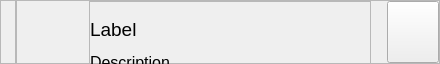
<?xml version="1.0" encoding="UTF-8"?>
<ui version="4.0">
 <class>ToastNotification</class>
 <widget class="QWidget" name="ToastNotification">
  <property name="geometry">
   <rect>
    <x>0</x>
    <y>0</y>
    <width>440</width>
    <height>64</height>
   </rect>
  </property>
  <property name="minimumSize">
   <size>
    <width>0</width>
    <height>64</height>
   </size>
  </property>
  <property name="windowTitle">
   <string>Form</string>
  </property>
  <property name="styleSheet">
   <string notr="true"/>
  </property>
  <layout class="QHBoxLayout" name="horizontalLayout">
   <property name="spacing">
    <number>0</number>
   </property>
   <property name="leftMargin">
    <number>0</number>
   </property>
   <property name="topMargin">
    <number>0</number>
   </property>
   <property name="rightMargin">
    <number>0</number>
   </property>
   <property name="bottomMargin">
    <number>0</number>
   </property>
   <item>
    <widget class="QFrame" name="notify_type_line_frame">
     <property name="minimumSize">
      <size>
       <width>16</width>
       <height>0</height>
      </size>
     </property>
     <property name="maximumSize">
      <size>
       <width>16</width>
       <height>16777215</height>
      </size>
     </property>
     <property name="frameShape">
      <enum>QFrame::StyledPanel</enum>
     </property>
     <property name="frameShadow">
      <enum>QFrame::Raised</enum>
     </property>
    </widget>
   </item>
   <item>
    <widget class="QFrame" name="notification_container">
     <property name="frameShape">
      <enum>QFrame::StyledPanel</enum>
     </property>
     <property name="frameShadow">
      <enum>QFrame::Raised</enum>
     </property>
     <layout class="QHBoxLayout" name="horizontalLayout_2">
      <property name="spacing">
       <number>16</number>
      </property>
      <property name="leftMargin">
       <number>0</number>
      </property>
      <property name="topMargin">
       <number>0</number>
      </property>
      <property name="rightMargin">
       <number>0</number>
      </property>
      <property name="bottomMargin">
       <number>0</number>
      </property>
      <item>
       <widget class="QLabel" name="icon_label">
        <property name="minimumSize">
         <size>
          <width>56</width>
          <height>0</height>
         </size>
        </property>
        <property name="maximumSize">
         <size>
          <width>56</width>
          <height>16777215</height>
         </size>
        </property>
        <property name="text">
         <string/>
        </property>
        <property name="alignment">
         <set>Qt::AlignCenter</set>
        </property>
       </widget>
      </item>
      <item>
       <widget class="QFrame" name="texts_frame">
        <property name="sizePolicy">
         <sizepolicy hsizetype="Expanding" vsizetype="Expanding">
          <horstretch>0</horstretch>
          <verstretch>0</verstretch>
         </sizepolicy>
        </property>
        <property name="frameShape">
         <enum>QFrame::StyledPanel</enum>
        </property>
        <property name="frameShadow">
         <enum>QFrame::Raised</enum>
        </property>
        <layout class="QVBoxLayout" name="verticalLayout">
         <property name="spacing">
          <number>12</number>
         </property>
         <property name="sizeConstraint">
          <enum>QLayout::SetFixedSize</enum>
         </property>
         <property name="leftMargin">
          <number>0</number>
         </property>
         <property name="topMargin">
          <number>16</number>
         </property>
         <property name="rightMargin">
          <number>0</number>
         </property>
         <property name="bottomMargin">
          <number>16</number>
         </property>
         <item>
          <widget class="QLabel" name="label">
           <property name="sizePolicy">
            <sizepolicy hsizetype="Expanding" vsizetype="Expanding">
             <horstretch>0</horstretch>
             <verstretch>0</verstretch>
            </sizepolicy>
           </property>
           <property name="minimumSize">
            <size>
             <width>280</width>
             <height>0</height>
            </size>
           </property>
           <property name="maximumSize">
            <size>
             <width>280</width>
             <height>16777215</height>
            </size>
           </property>
           <property name="font">
            <font>
             <pointsize>14</pointsize>
            </font>
           </property>
           <property name="text">
            <string>Label</string>
           </property>
           <property name="wordWrap">
            <bool>true</bool>
           </property>
          </widget>
         </item>
         <item>
          <widget class="QLabel" name="description">
           <property name="sizePolicy">
            <sizepolicy hsizetype="Expanding" vsizetype="Expanding">
             <horstretch>0</horstretch>
             <verstretch>0</verstretch>
            </sizepolicy>
           </property>
           <property name="font">
            <font>
             <pointsize>12</pointsize>
            </font>
           </property>
           <property name="text">
            <string>Description</string>
           </property>
          </widget>
         </item>
        </layout>
       </widget>
      </item>
      <item>
       <widget class="QPushButton" name="close_pushButton">
        <property name="sizePolicy">
         <sizepolicy hsizetype="Minimum" vsizetype="Expanding">
          <horstretch>0</horstretch>
          <verstretch>0</verstretch>
         </sizepolicy>
        </property>
        <property name="minimumSize">
         <size>
          <width>52</width>
          <height>0</height>
         </size>
        </property>
        <property name="maximumSize">
         <size>
          <width>52</width>
          <height>16777215</height>
         </size>
        </property>
        <property name="text">
         <string/>
        </property>
       </widget>
      </item>
     </layout>
    </widget>
   </item>
  </layout>
 </widget>
 <resources>
  <include location="../resources/icons/icons_resources.qrc"/>
 </resources>
 <connections/>
</ui>
